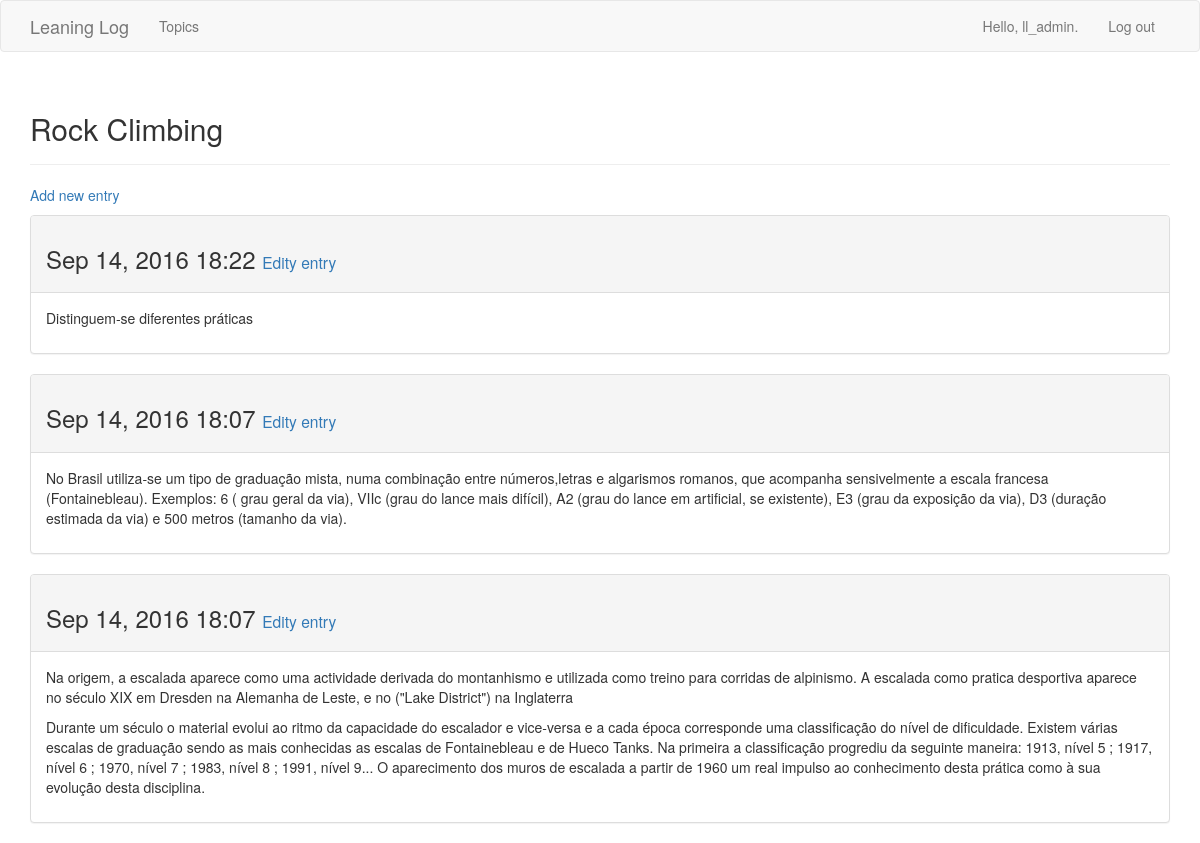
The page /topics/2/ (signed in) on the database its author committed.
### learning_logs/models.py (models this page shows, shortened)
class Topic(models.Model):
    text = models.CharField(max_length = 200)
    date_added = models.DateTimeField(auto_now_add = True)
    owner = models.ForeignKey(User)
    def __str__(self):
        return self.text

class Entry(models.Model):
    topic = models.ForeignKey(Topic)
    text = models.TextField()
    date_added = models.DateTimeField(auto_now_add = True)
    class Meta:
        verbose_name_plural = 'entries'

### learning_logs/views.py (the view)
# urls.py: url(r'^topics/(?P<topic_id>\d+)/$', views.topic, name='topic'),
@login_required
def topic(request, topic_id):
    topic = Topic.objects.get(id = topic_id)
    if topic.owner != request.user:
        raise Http404
    entries = topic.entry_set.order_by('-date_added')
    context = {'topic': topic, 'entries': entries}
    return render(request, 'learning_logs/topic.html', context)

### learning_logs/templates/learning_logs/topic.html
{% extends "learning_logs/base.html" %}
{% block header %}
    <h2>{{ topic }}</h2>
{% endblock %}
{% block content %}
    <p>
        <a href="{% url 'learning_logs:new_entry' topic.id %}">Add new entry</a>
    </p>
    {% for entry in entries %}
        <div class="panel panel-default">
            <div class="panel-heading">
                <h3>
                    {{ entry.date_added|date:'M d, Y H:i' }}
                    <small>
                        <a href="{% url 'learning_logs:edit_entry' entry.id %}">Edity entry</a>
                    </small>
                </h3>
            </div>
            <div class="panel-body">
                {{ entry.text|linebreaks }}
            </div>
        </div>
    {% empty %}
        There are no entries for this topic yet.
    {% endfor %}
{% endblock content %}

### learning_logs/templates/learning_logs/base.html (shortened to what this page needs)
{% load bootstrap3 %}
<html lang="en">
<head>
    {% bootstrap_css %}
</head>
<body>
    <nav class="navbar navbar-default navbar-startic-top">
        <div class="container">
            <div class="navbar-header">
                <a class="navbar-brand" href="{% url 'learning_logs:index' %}">Leaning Log</a>
            </div>
            <div id="navbar" class="navbar-collapse collapse">
                <ul class="nav navbar-nav">
                    <li><a href="{% url 'learning_logs:topics' %}">Topics</a></li>
                </ul>
                <ul class="nav navbar-nav navbar-right">
                    {% if user.is_authenticated %}
                        <li><a>Hello, {{ user.username }}.</a></li>
                        <li><a href="{% url 'users:logout' %}">Log out</a></li>
                    {% else %}
                        <li><a href="{% url 'users:register' %}">Register</a></li>
                        <li><a href="{% url 'users:login' %}">Log in</a></li>
                    {% endif %}
                </ul>
            </div>
        </div>
    </nav>
    <div class="container">
        <div class="page-header">
            {% block header %}{% endblock header %}
        </div>
        <div>
            {% block content %}{% endblock content %}
        </div>
    </div>
</body>
</html>

### rows shown on the page
Topic: text "Rock Climbing"
Entry: date_added "Sep 14, 2016 18:22", text "Distinguem-se diferentes práticas"
Entry: date_added "Sep 14, 2016 18:07", text "No Brasil utiliza-se um tipo de graduação mista, numa combinação entre números,letras e algarismos romanos, que acompanha sensivelmente a escala francesa (Fontainebleau). Exemplos: 6 ( grau geral da via), VIIc (grau do lance mais difícil), A2 (grau do lance em artificial, se existente), E3 (grau da exposição da via), D3 (duração estimada da via) e 500 metros (tamanho da via)."
Entry: date_added "Sep 14, 2016 18:07", text "Na origem, a escalada aparece como uma actividade derivada do montanhismo e utilizada como treino para corridas de alpinismo. A escalada como pratica desportiva aparece no século XIX em Dresden na Alemanha de Leste, e no (\"Lake District\") na Inglaterra Durante um século o material evolui ao ritmo da capacidade do escalador e vice-versa e a cada época corresponde uma classificação do nível de dificuldade. Existem várias escalas de graduação sendo as mais conhecidas as escalas de Fontainebleau e de Hueco Tanks. Na primeira a classificação progrediu da seguinte maneira: 1913, nível 5 ; 1917, nível 6 ; 1970, nível 7 ; 1983, nível 8 ; 1991, nível 9... O aparecimento dos muros de escalada a…"

### other values the page prints
{{ user.username }} "ll_admin"
